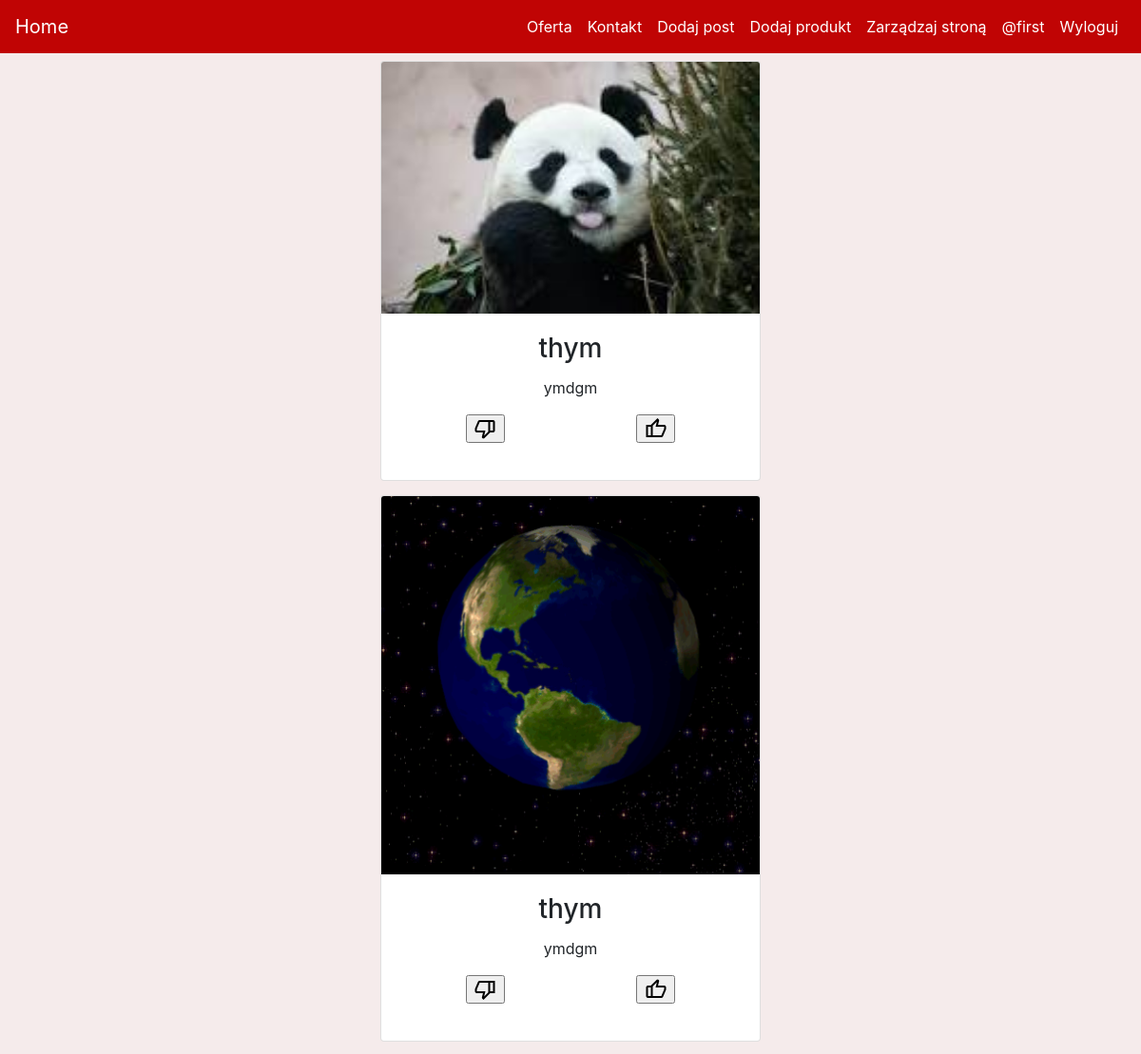
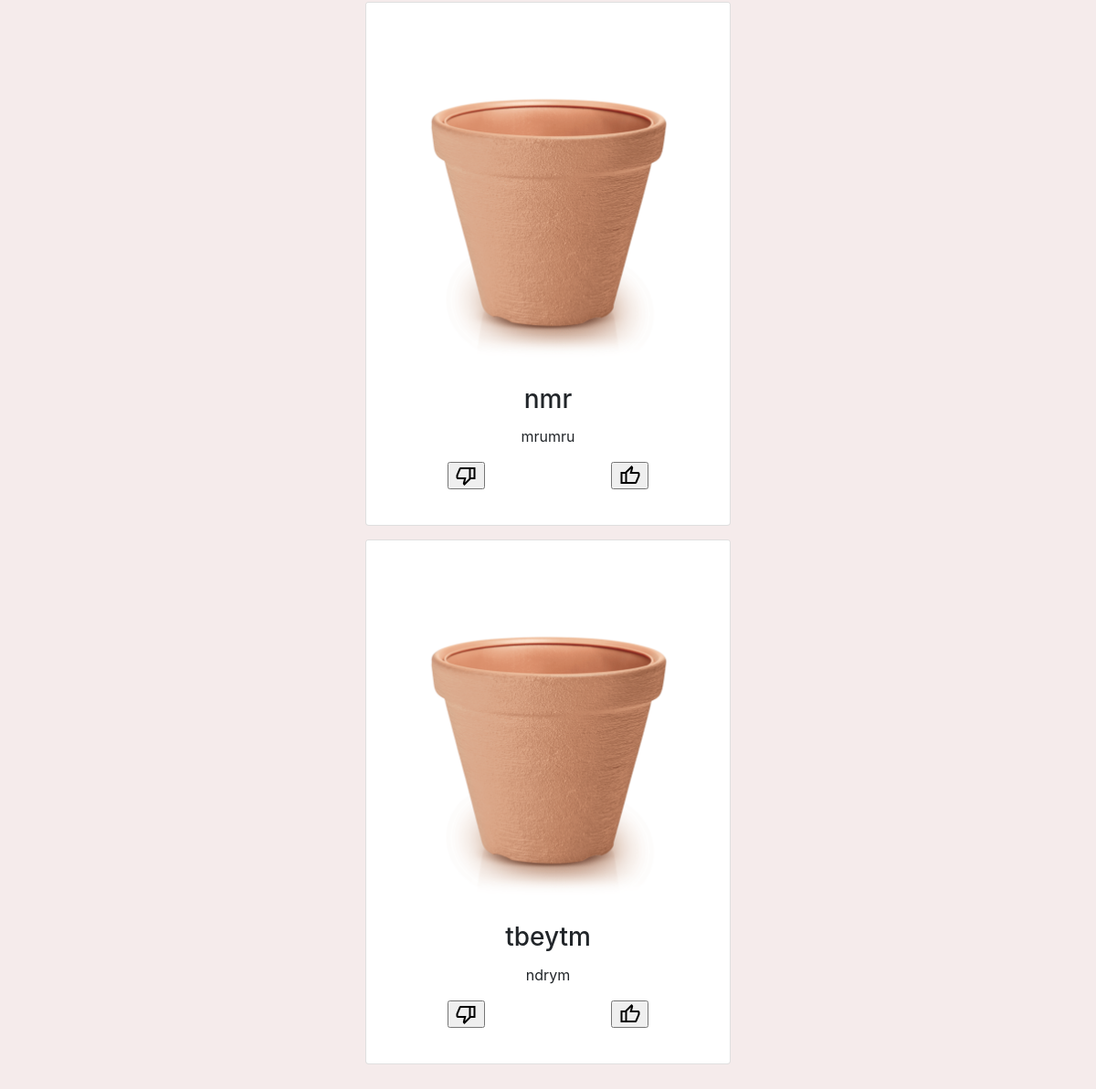
Screenshot of / (signed in) with the database file from the repository (2 pictures, top to bottom).
### kwiaciarnia/models.py (models this page shows, shortened)
class User(db.Model, UserMixin):
    id = db.Column(db.Integer(), primary_key=True)
    username = db.Column(db.String(length=64), nullable= False, unique=True)
    email = db.Column(db.String(), nullable= False, unique=True)
    password_hash = db.Column(db.String(length=16), nullable= False)
    is_admin = db.Column(db.Boolean(), default=False)
    @property
    def password(self):
        return self.password

class Posts(db.Model):
    id = db.Column(db.Integer(), primary_key=True)
    title = db.Column(db.String())
    body = db.Column(db.Text())
    added = db.Column(db.DateTime(), default=datetime.datetime.now())
    likes = db.Column(db.Integer(), default=0)
    dislikes = db.Column(db.Integer(), default=0)

### kwiaciarnia/routes.py (the view)
@app.route("/")
def home():
    all_posts = Posts.query.all()
    likes = Post_likes()
    dislike = Post_dislikes()
    return render_template('home.html', all_posts=all_posts, likes=likes, dislike=dislike)

### kwiaciarnia/models.py (called while the page is built)
@login_manager.user_loader
def load_user(user_id):
    return User.query.get(int(user_id))

### kwiaciarnia/templates/home.html (shortened to what this page needs)
{% extends 'base.html' %}
{% block content %}
<div>
    {% include 'includes/feed.html' %}
</div>
{% endblock %}

### kwiaciarnia/templates/includes/navbar.html (shortened to what this page needs)
<nav class="navbar navbar-expand-md nav_bar navbar-dark ">
    <a class="navbar-brand" href="{{ url_for('home') }}">Home</a>
    <div class="collapse navbar-collapse" id="navbarNav">
      <ul class="navbar-nav ml-auto">
        <li class="nav-item active">
            <a class="nav-link" href="{{ url_for('products_categories') }}">Oferta</a>
        </li>
        <li class="nav-item active">
            <a class="nav-link" href="{{ url_for('contact') }}">Kontakt</a>
        </li>
        {% if current_user.is_admin %}
            <li class="nav-item active">
            <a class="nav-link" href="{{ url_for('add_post') }}">Dodaj post</a>
            </li>
            <li class="nav-item active">
                <a class="nav-link" href='{{ url_for("add_product") }}'>Dodaj produkt</a>
            </li>
            <li class="nav-item active">
            <a class="nav-link" href="{{ url_for('manage') }}">Zarządzaj stroną</a>
            </li>
        {% endif %}
        {% if current_user.is_authenticated  %}
            <li class="nav-item active">
                <a class="nav-link" href="#">@{{current_user.username}}</a>
            </li>
            <li class="nav-item active">
                <a class="nav-link" href="{{ url_for('logout') }}">Wyloguj</a>
            </li>
        {% else %}
            <li class="nav-item active">
                <a class="nav-link" href="{{ url_for('login') }}">Zaloguj</a>
            </li>
        {% endif %}
      </ul>
    </div>
</nav>

### kwiaciarnia/templates/includes/feed.html (shortened to what this page needs)
{% for post in all_posts %}
    <div id="feed">
        <div class="card" style="width: 25rem;">
            <img class="card-img-top" src="static\uploads\posts\{{post.id}}.png" alt="{{post.tittle}}">
            <div class="card-body">
                <h3 class="card-title">{{post.title}}</h3>
                <p class="card-text">{{post.body}}</p>
                <div id="buttons">
                    <div class="button_dislike buttons_space">
                        {% if current_user.is_authenticated %}
                            <form action="{{ url_for('dislike_result', pk=post.id) }}" method="post">
                                {% if dislike.query.filter_by(post_dislike=post.id, user_dislike=current_user.id).first(): %}
                                <p>
                                    <span class="material-symbols-rounded">
                                        <input type="submit" value="thumb_down">
                                    </span>
                                </p>
                                {% else %}
                                <p>
                                    <span class="material-symbols-outlined">
                                        <input type="submit" value="thumb_down">
                                    </span>
                                </p>
                                {% endif %}
                            </form>
                        {% endif %}
                    </div>
                    <div class="button_like buttons_space">
                        {% if current_user.is_authenticated %}
                            <form action="{{ url_for('like_result', pk=post.id) }}" method="post">
                                {% if likes.query.filter_by(post_like=post.id, user_like=current_user.id).first() %}
                                <p>
                                    <span class="material-symbols-rounded">
                                        <input type="submit" value="thumb_up">
                                    </span>
                                </p>
                                {% else %}
                                <p>
                                    <span class="material-symbols-outlined">
                                        <input type="submit" value="thumb_up">
                                    </span>
                                </p>
                                {% endif %}
                            </form>
                        {% endif %}
                    </div>
                </div>
            </div>
        </div>
    </div>
    <div id="feed_spacer"></div>
{% endfor %}

### kwiaciarnia/static/styles/main.css (style rules this page uses)
.material-symbols-rounded { font-variation-settings: 'FILL' 1, 'wght' 400, 'GRAD' 0, 'opsz' 48 }
.nav_bar { background-color: #C00404; color: black; position: fixed; top: 0; width: 100%; z-index: 1; }
body { background-color: #f5ebeb; }
#feed_spacer { padding-bottom: 15px; }
#feed { display: flex; justify-content: center; }
.button_dislike { float:left; width:50%; }
.button_like { float:right; width:50%; }

### rows the page displays
User: username "first"
Posts: shows a picture, title "thym", body "ymdgm"
Posts: shows a picture, title "thym", body "ymdgm"
Posts: title "nmr", body "mrumru"
Posts: title "tbeytm", body "ndrym"
